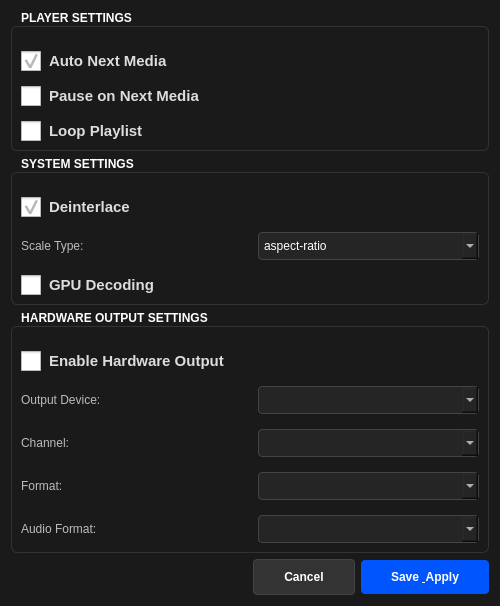
<?xml version="1.0" encoding="UTF-8"?>
<ui version="4.0">
 <class>SettingsDialog</class>
 <widget class="QDialog" name="SettingsDialog">
  <property name="geometry">
   <rect>
    <x>0</x>
    <y>0</y>
    <width>500</width>
    <height>450</height>
   </rect>
  </property>
  <property name="windowTitle">
   <string>Settings</string>
  </property>
  <property name="styleSheet">
   <string notr="true">QDialog { background-color: #1a1a1a; color: #e0e0e0; }
QGroupBox { border: 1px solid #333; border-radius: 6px; margin-top: 15px; font-weight: bold; padding-top: 15px; }
QGroupBox::title { subcontrol-origin: margin; subcontrol-position: top left; padding: 0 5px; color: white; }
QLabel { color: #bbb; }
QComboBox { background-color: #252525; border: 1px solid #444; color: white; padding: 5px; border-radius: 4px; }
QCheckBox { color: #ddd; spacing: 8px; font-size: 11pt; font-weight: bold; }
QCheckBox::indicator { width: 20px; height: 20px; }
QPushButton { background-color: #333; color: white; border: 1px solid #444; padding: 10px 30px; border-radius: 4px; font-weight: bold; }
QPushButton:hover { background-color: #444; border-color: #55aaff; }
QPushButton#saveButton { background-color: #0055ff; border: none; }
</string>
  </property>
  <layout class="QVBoxLayout" name="verticalLayout_Main">
   <item>
    <widget class="QGroupBox" name="playbackGroup">
     <property name="title">
      <string> PLAYER SETTINGS </string>
     </property>
     <layout class="QVBoxLayout" name="verticalLayout_Playback">
      <property name="spacing">
       <number>15</number>
      </property>
      <item>
       <widget class="QCheckBox" name="Autonextmedia">
        <property name="text">
         <string>Auto Next Media</string>
        </property>
        <property name="checked">
         <bool>true</bool>
        </property>
       </widget>
      </item>
      <item>
       <widget class="QCheckBox" name="nextmediapause">
        <property name="text">
         <string>Pause on Next Media</string>
        </property>
       </widget>
      </item>
      <item>
       <widget class="QCheckBox" name="playlistloop">
        <property name="text">
         <string>Loop Playlist</string>
        </property>
       </widget>
      </item>
     </layout>
    </widget>
   </item>
   <item>
    <widget class="QGroupBox" name="systemGroup">
     <property name="title">
      <string> SYSTEM SETTINGS </string>
     </property>
     <layout class="QVBoxLayout" name="verticalLayout_System">
      <property name="spacing">
       <number>15</number>
      </property>
      <item>
       <widget class="QCheckBox" name="deinterlaceChk">
        <property name="text">
         <string>Deinterlace</string>
        </property>
        <property name="checked">
         <bool>true</bool>
        </property>
       </widget>
      </item>
      <item>
       <layout class="QHBoxLayout" name="horizontalLayout_ScaleType">
        <item>
         <widget class="QLabel" name="scaleTypeLabel">
          <property name="text">
           <string>Scale Type:</string>
          </property>
         </widget>
        </item>
        <item>
         <widget class="QComboBox" name="scaleTypeCombo">
          <item>
           <property name="text">
            <string>aspect-ratio</string>
           </property>
          </item>
          <item>
           <property name="text">
            <string>letter-box</string>
           </property>
          </item>
          <item>
           <property name="text">
            <string>crop</string>
           </property>
          </item>
         </widget>
        </item>
       </layout>
      </item>
      <item>
       <widget class="QCheckBox" name="gpuDecodingChk">
        <property name="text">
         <string>GPU Decoding</string>
        </property>
        <property name="checked">
         <bool>false</bool>
        </property>
       </widget>
      </item>
     </layout>
    </widget>
   </item>
   <item>
    <widget class="QGroupBox" name="outputGroup">
     <property name="title">
      <string> HARDWARE OUTPUT SETTINGS </string>
     </property>
     <layout class="QVBoxLayout" name="verticalLayout_Output">
      <property name="spacing">
       <number>15</number>
      </property>
      <item>
       <widget class="QCheckBox" name="outputEnableCheckBox">
        <property name="text">
         <string>Enable Hardware Output</string>
        </property>
        <property name="checked">
         <bool>false</bool>
        </property>
       </widget>
      </item>
      <item>
       <layout class="QHBoxLayout" name="horizontalLayout_Device">
        <item>
         <widget class="QLabel" name="deviceLabel">
          <property name="text">
           <string>Output Device:</string>
          </property>
         </widget>
        </item>
        <item>
         <widget class="QComboBox" name="outDeviceComboBox"/>
        </item>
       </layout>
      </item>
      <item>
       <layout class="QHBoxLayout" name="horizontalLayout_Channel">
        <item>
         <widget class="QLabel" name="channelLabel">
          <property name="text">
           <string>Channel:</string>
          </property>
         </widget>
        </item>
        <item>
         <widget class="QComboBox" name="outDeviceChannelComboBox"/>
        </item>
       </layout>
      </item>
      <item>
       <layout class="QHBoxLayout" name="horizontalLayout_Format">
        <item>
         <widget class="QLabel" name="formatLabel">
          <property name="text">
           <string>Format:</string>
          </property>
         </widget>
        </item>
        <item>
         <widget class="QComboBox" name="outDeviceFormatComboBox"/>
        </item>
       </layout>
      </item>
      <item>
       <layout class="QHBoxLayout" name="horizontalLayout_AudioFormat">
        <item>
         <widget class="QLabel" name="audioFormatLabel">
          <property name="text">
           <string>Audio Format:</string>
          </property>
         </widget>
        </item>
        <item>
         <widget class="QComboBox" name="outDeviceAudioFormatComboBox"/>
        </item>
       </layout>
      </item>
     </layout>
    </widget>
   </item>
   <item>
    <spacer name="verticalSpacer">
     <property name="orientation">
      <enum>Qt::Vertical</enum>
     </property>
     <property name="sizeHint" stdset="0">
      <size>
       <width>20</width>
       <height>40</height>
      </size>
     </property>
    </spacer>
   </item>
   <item>
    <layout class="QHBoxLayout" name="horizontalLayout_Buttons">
     <item>
      <spacer name="horizontalSpacer">
       <property name="orientation">
        <enum>Qt::Horizontal</enum>
       </property>
       <property name="sizeHint" stdset="0">
        <size>
         <width>40</width>
         <height>20</height>
        </size>
       </property>
      </spacer>
     </item>
     <item>
      <widget class="QPushButton" name="cancelButton">
       <property name="text">
        <string>Cancel</string>
       </property>
      </widget>
     </item>
     <item>
      <widget class="QPushButton" name="saveButton">
       <property name="text">
        <string>Save &amp; Apply</string>
       </property>
      </widget>
     </item>
    </layout>
   </item>
  </layout>
 </widget>
 <resources/>
 <connections/>
</ui>
